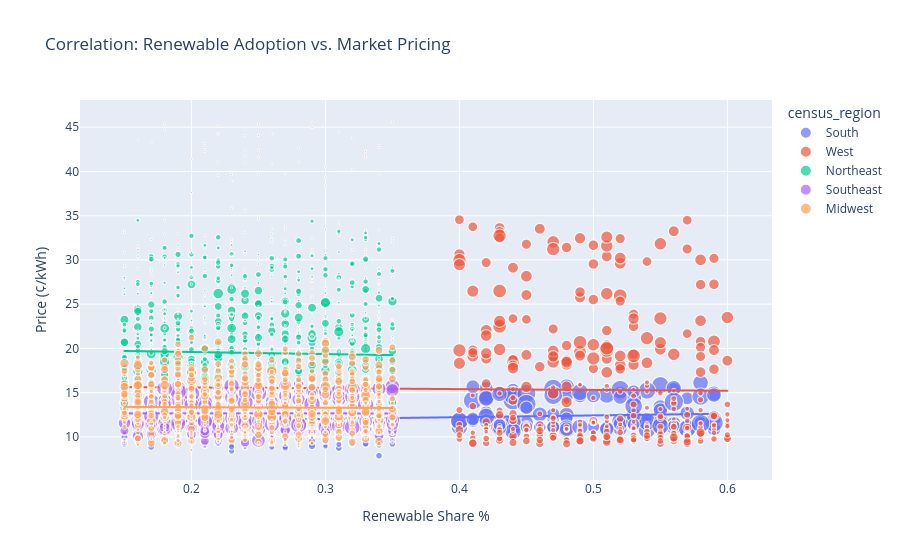

This figure's notebook cell:
### Markdown cell above
3. The Renewable-Price Correlation Matrix
Objective: To investigate the economic impact of the green energy transition on consumer pricing.

This scatter plot maps the relationship between a state’s Renewable Share % and its Electricity Price.

### Code cell
fig3 = px.scatter(
    region_df, 
    x="renewable_share", 
    y="price_cents_kwh", 
    color="census_region",
    size="sales_mwh",
    hover_name="state_name",
    trendline="ols",
    title="Correlation: Renewable Adoption vs. Market Pricing",
    labels={"renewable_share": "Renewable Share %", "price_cents_kwh": "Price (¢/kWh)"}
)
fig3.show()

### Figure 1 — Plotly figure (JSON) as saved in the notebook; plotly's stock layout.template omitted (floating-point values rounded to 4 significant figures; data arrays with more than 128 entries replaced by an {"elided": "..."} marker saying what was removed)
{"data": [{"hovertemplate": "<b>%{hovertext}</b><br><br>census_region=South<br>Renewable Share %=%{x}<br>Price (¢/kWh)=%{y}<br>sales_mwh=%{marker.size}<extra></extra>", "hovertext": {"elided": "1200 str values"}, "legendgroup": "South", "marker": {"color": "#636efa", "size": {"elided": "1200 float values"}, "sizemode": "area", "sizeref": 56.2, "symbol": "circle"}, "mode": "markers", "name": "South", "showlegend": true, "type": "scattergl", "x": {"elided": "1200 float values"}, "xaxis": "x", "y": {"elided": "1200 float values"}, "yaxis": "y"}, {"hovertemplate": "<b>OLS trendline</b><br>price_cents_kwh = 1.97592 * renewable_share + 11.4365<br>R<sup>2</sup>=0.013274<br><br>census_region=South<br>Renewable Share %=%{x}<br>Price (¢/kWh)=%{y} <b>(trend)</b><extra></extra>", "legendgroup": "South", "marker": {"color": "#636efa", "symbol": "circle"}, "mode": "lines", "name": "South", "showlegend": false, "type": "scattergl", "x": {"elided": "1200 float values"}, "xaxis": "x", "y": {"elided": "1200 float values"}, "yaxis": "y"}, {"hovertemplate": "<b>%{hovertext}</b><br><br>census_region=West<br>Renewable Share %=%{x}<br>Price (¢/kWh)=%{y}<br>sales_mwh=%{marker.size}<extra></extra>", "hovertext": {"elided": "1560 str values"}, "legendgroup": "West", "marker": {"color": "#EF553B", "size": {"elided": "1560 float values"}, "sizemode": "area", "sizeref": 56.2, "symbol": "circle"}, "mode": "markers", "name": "West", "showlegend": true, "type": "scattergl", "x": {"elided": "1560 float values"}, "xaxis": "x", "y": {"elided": "1560 float values"}, "yaxis": "y"}, {"hovertemplate": "<b>OLS trendline</b><br>price_cents_kwh = -0.920043 * renewable_share + 15.7666<br>R<sup>2</sup>=0.000224<br><br>census_region=West<br>Renewable Share %=%{x}<br>Price (¢/kWh)=%{y} <b>(trend)</b><extra></extra>", "legendgroup": "West", "marker": {"color": "#EF553B", "symbol": "circle"}, "mode": "lines", "name": "West", "showlegend": false, "type": "scattergl", "x": {"elided": "1560 float values"}, "xaxis": "x", "y": {"elided": "1560 float values"}, "yaxis": "y"}, {"hovertemplate": "<b>%{hovertext}</b><br><br>census_region=Northeast<br>Renewable Share %=%{x}<br>Price (¢/kWh)=%{y}<br>sales_mwh=%{marker.size}<extra></extra>", "hovertext": {"elided": "1320 str values"}, "legendgroup": "Northeast", "marker": {"color": "#00cc96", "size": {"elided": "1320 float values"}, "sizemode": "area", "sizeref": 56.2, "symbol": "circle"}, "mode": "markers", "name": "Northeast", "showlegend": true, "type": "scattergl", "x": {"elided": "1320 float values"}, "xaxis": "x", "y": {"elided": "1320 float values"}, "yaxis": "y"}, {"hovertemplate": "<b>OLS trendline</b><br>price_cents_kwh = -2.33931 * renewable_share + 20.0596<br>R<sup>2</sup>=0.000782<br><br>census_region=Northeast<br>Renewable Share %=%{x}<br>Price (¢/kWh)=%{y} <b>(trend)</b><extra></extra>", "legendgroup": "Northeast", "marker": {"color": "#00cc96", "symbol": "circle"}, "mode": "lines", "name": "Northeast", "showlegend": false, "type": "scattergl", "x": {"elided": "1320 float values"}, "xaxis": "x", "y": {"elided": "1320 float values"}, "yaxis": "y"}, {"hovertemplate": "<b>%{hovertext}</b><br><br>census_region=Southeast<br>Renewable Share %=%{x}<br>Price (¢/kWh)=%{y}<br>sales_mwh=%{marker.size}<extra></extra>", "hovertext": {"elided": "480 str values"}, "legendgroup": "Southeast", "marker": {"color": "#ab63fa", "size": {"elided": "480 float values"}, "sizemode": "area", "sizeref": 56.2, "symbol": "circle"}, "mode": "markers", "name": "Southeast", "showlegend": true, "type": "scattergl", "x": {"elided": "480 float values"}, "xaxis": "x", "y": {"elided": "480 float values"}, "yaxis": "y"}, {"hovertemplate": "<b>OLS trendline</b><br>price_cents_kwh = -0.0706086 * renewable_share + 12.6735<br>R<sup>2</sup>=0.000008<br><br>census_region=Southeast<br>Renewable Share %=%{x}<br>Price (¢/kWh)=%{y} <b>(trend)</b><extra></extra>", "legendgroup": "Southeast", "marker": {"color": "#ab63fa", "symbol": "circle"}, "mode": "lines", "name": "Southeast", "showlegend": false, "type": "scattergl", "x": {"elided": "480 float values"}, "xaxis": "x", "y": {"elided": "480 float values"}, "yaxis": "y"}, {"hovertemplate": "<b>%{hovertext}</b><br><br>census_region=Midwest<br>Renewable Share %=%{x}<br>Price (¢/kWh)=%{y}<br>sales_mwh=%{marker.size}<extra></extra>", "hovertext": {"elided": "1440 str values"}, "legendgroup": "Midwest", "marker": {"color": "#FFA15A", "size": {"elided": "1440 float values"}, "sizemode": "area", "sizeref": 56.2, "symbol": "circle"}, "mode": "markers", "name": "Midwest", "showlegend": true, "type": "scattergl", "x": {"elided": "1440 float values"}, "xaxis": "x", "y": {"elided": "1440 float values"}, "yaxis": "y"}, {"hovertemplate": "<b>OLS trendline</b><br>price_cents_kwh = -0.603323 * renewable_share + 13.4764<br>R<sup>2</sup>=0.000246<br><br>census_region=Midwest<br>Renewable Share %=%{x}<br>Price (¢/kWh)=%{y} <b>(trend)</b><extra></extra>", "legendgroup": "Midwest", "marker": {"color": "#FFA15A", "symbol": "circle"}, "mode": "lines", "name": "Midwest", "showlegend": false, "type": "scattergl", "x": {"elided": "1440 float values"}, "xaxis": "x", "y": {"elided": "1440 float values"}, "yaxis": "y"}], "layout": {"legend": {"itemsizing": "constant", "title": {"text": "census_region"}, "tracegroupgap": 0}, "title": {"text": "Correlation: Renewable Adoption vs. Market Pricing"}, "xaxis": {"anchor": "y", "domain": [0, 1], "title": {"text": "Renewable Share %"}}, "yaxis": {"anchor": "x", "domain": [0, 1], "title": {"text": "Price (¢/kWh)"}}}}
